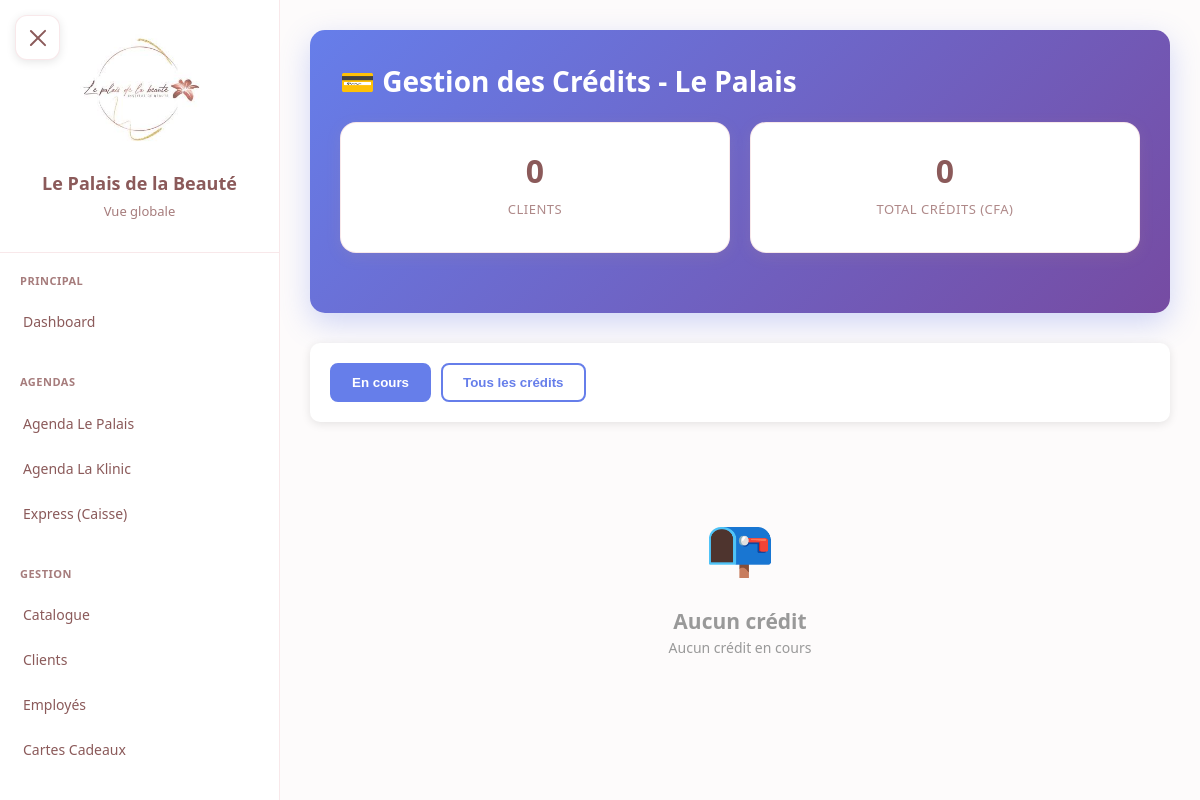
Before: /credits/palais/ (signed in) with the older database file.
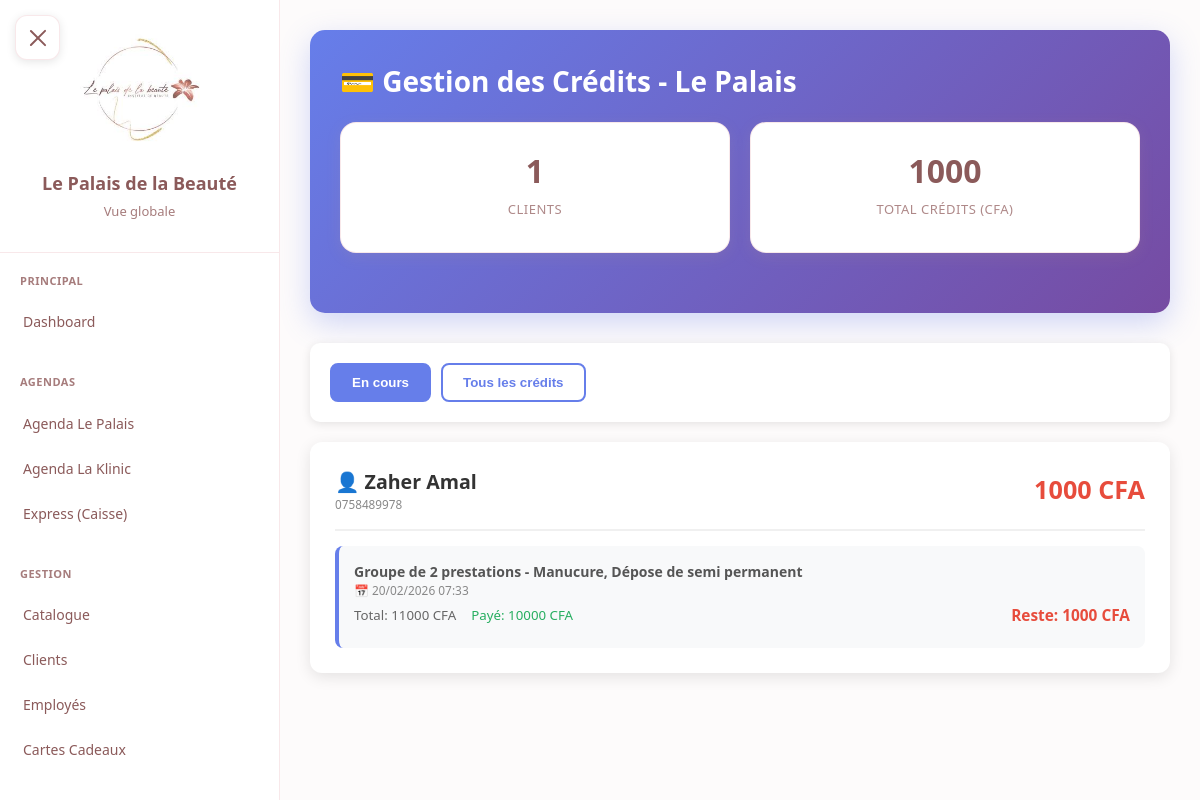
After: the same page with the newer database file.
### core/models.py (models this page shows, shortened)
class Client(models.Model):
    SEXE_CHOICES = [
        ('F', 'Femme'),
        ('H', 'Homme'),
    ]
    nom = models.CharField(max_length=100)
    prenom = models.CharField(max_length=100)
    telephone = models.CharField(max_length=20, unique=True)
    email = models.EmailField(blank=True, null=True)
    sexe = models.CharField(max_length=1, choices=SEXE_CHOICES, default='F')
    date_creation = models.DateTimeField(auto_now_add=True)
    notes = models.TextField(blank=True, null=True)  # Notes optionnelles
    actif = models.BooleanField(default=True)
    class Meta:
        verbose_name = "Client"
        verbose_name_plural = "Clients"
        ordering = ['nom', 'prenom']
    def get_full_name(self):
        return f"{self.prenom} {self.nom}"

class Credit(models.Model):
    client = models.ForeignKey(Client, on_delete=models.CASCADE, related_name='credits')
    institut = models.ForeignKey(Institut, on_delete=models.CASCADE, related_name='credits')
    rendez_vous = models.ForeignKey(
        RendezVous,
        on_delete=models.SET_NULL,
        null=True,
        blank=True,
        related_name='credits'
    )
    montant_total = models.IntegerField(
        validators=[MinValueValidator(0)]
    )  # Montant total de la prestation
    montant_paye = models.IntegerField(
        default=0,
        validators=[MinValueValidator(0)]
    )  # Ce qui a été payé
    reste_a_payer = models.IntegerField(
        validators=[MinValueValidator(0)]
    )  # Ce qui reste à payer
    solde = models.BooleanField(default=False)  # True quand entièrement payé
    date_creation = models.DateTimeField(auto_now_add=True)
    date_solde = models.DateTimeField(null=True, blank=True)
    description = models.CharField(max_length=200)  # Ex: "Forfait 10 séances LPG"
    class Meta:
        verbose_name = "Crédit"
        verbose_name_plural = "Crédits"
        ordering = ['-date_creation']

### credits/views.py (the view)
# urls.py: path('<str:institut_code>/', views.index, name='index'),
@login_required
@institut_required
def index(request, institut_code):
    institut = get_object_or_404(Institut, code=institut_code)
    utilisateur = request.user.utilisateur
    if utilisateur.is_manager() and utilisateur.institut != institut:
        from django.contrib import messages
        messages.error(request, "Vous n'avez pas accès à cet institut")
        return redirect('core:login')
    filtre = request.GET.get('filtre', 'non_soldes')
    if filtre == 'tous':
        credits = Credit.objects.filter(institut=institut)
    else:
        credits = Credit.objects.filter(institut=institut, solde=False)
    credits = credits.select_related('client', 'rendez_vous').order_by('-date_creation')
    clients_credits = {}
    for credit in credits:
        client_id = credit.client.id
        if client_id not in clients_credits:
            clients_credits[client_id] = {
                'client': credit.client,
                'credits': [],
                'total_reste': 0
            }
        clients_credits[client_id]['credits'].append(credit)
        clients_credits[client_id]['total_reste'] += credit.reste_a_payer
    clients_list = sorted(
        clients_credits.values(),
        key=lambda x: x['total_reste'],
        reverse=True
    )
    total_credits = sum(c['total_reste'] for c in clients_list)
    nb_clients = len(clients_list)
    context = {
        'institut': institut,
        'clients_credits': clients_list,
        'total_credits': total_credits,
        'nb_clients': nb_clients,
        'filtre': filtre,
    }
    return render(request, 'credits/index.html', context)

### core/models.py (called while the page is built)
    def is_patron(self):
        return self.role == 'patron'

    def is_manager(self):
        return self.role == 'manager'

### templates/credits/index.html (shortened to what this page needs)
{% extends 'base.html' %}
{% load static %}
{% block content %}
<div class="credits-container">
    <div class="credits-header">
        <h1>💳 Gestion des Crédits - {{ institut.nom }}</h1>
        <div class="stats-grid">
            <div class="stat-card">
                <div class="stat-value">{{ nb_clients }}</div>
                <div class="stat-label">Clients</div>
            </div>
            <div class="stat-card">
                <div class="stat-value">{{ total_credits|floatformat:0 }}</div>
                <div class="stat-label">Total Crédits (CFA)</div>
            </div>
        </div>
    </div>
    <div class="filters">
        <div class="filter-buttons">
            <button class="filter-btn {% if filtre == 'non_soldes' %}active{% endif %}"
                    onclick="window.location.href='?filtre=non_soldes'">
                En cours
            </button>
            <button class="filter-btn {% if filtre == 'tous' %}active{% endif %}"
                    onclick="window.location.href='?filtre=tous'">
                Tous les crédits
            </button>
        </div>
    </div>
    {% if clients_credits %}
        <div class="credits-grid">
            {% for client_data in clients_credits %}
            <div class="client-card" onclick="window.location.href='{% url 'credits:client_detail' institut.code client_data.client.id %}'">
                <div class="client-header">
                    <div class="client-name">
                        👤 {{ client_data.client.get_full_name }}
                        <div style="font-size: 0.6em; color: #888; font-weight: normal;">
                            {{ client_data.client.telephone }}
                        </div>
                    </div>
                    <div class="client-total">{{ client_data.total_reste|floatformat:0 }} CFA</div>
                </div>
                <div class="credits-list">
                    {% for credit in client_data.credits %}
                    <div class="credit-item {% if credit.solde %}solde{% endif %}">
                        <div class="credit-row">
                            <div>
                                <div class="credit-description">{{ credit.description }}</div>
                                <div class="credit-date">📅 {{ credit.date_creation|date:"d/m/Y H:i" }}</div>
                            </div>
                        </div>
                        <div class="credit-row">
                            <div class="credit-amounts">
                                <span class="amount-total">Total: {{ credit.montant_total|floatformat:0 }} CFA</span>
                                <span class="amount-paye">Payé: {{ credit.montant_paye|floatformat:0 }} CFA</span>
                            </div>
                            {% if not credit.solde %}
                                <span class="amount-reste">Reste: {{ credit.reste_a_payer|floatformat:0 }} CFA</span>
                            {% endif %}
                        </div>
                    </div>
                    {% endfor %}
                </div>
            </div>
            {% endfor %}
        </div>
    {% else %}
        <div class="empty-state">
            <div class="empty-icon">📭</div>
            <h2>Aucun crédit</h2>
            <p>{% if filtre == 'non_soldes' %}Aucun crédit en cours{% else %}Aucun crédit enregistré{% endif %}</p>
        </div>
    {% endif %}
</div>
{% endblock %}

Changed rows visible on the page:
now on this page (row unchanged): Client: client.get_full_name "Zaher Amal", client.telephone "0758489978", total_reste "1000"
added Credit: description "Groupe de 2 prestations - Manucure, Dépose de semi permanent", date_creation "20/02/2026 07:33", montant_total "11000", montant_paye "10000", reste_a_payer "1000"
Other visible differences:
{{ nb_clients }}: "0" → "1"
{{ total_credits|floatformat:0 }}: "0" → "1000"
text no longer shown: "📭 Aucun crédit Aucun crédit en cours"
